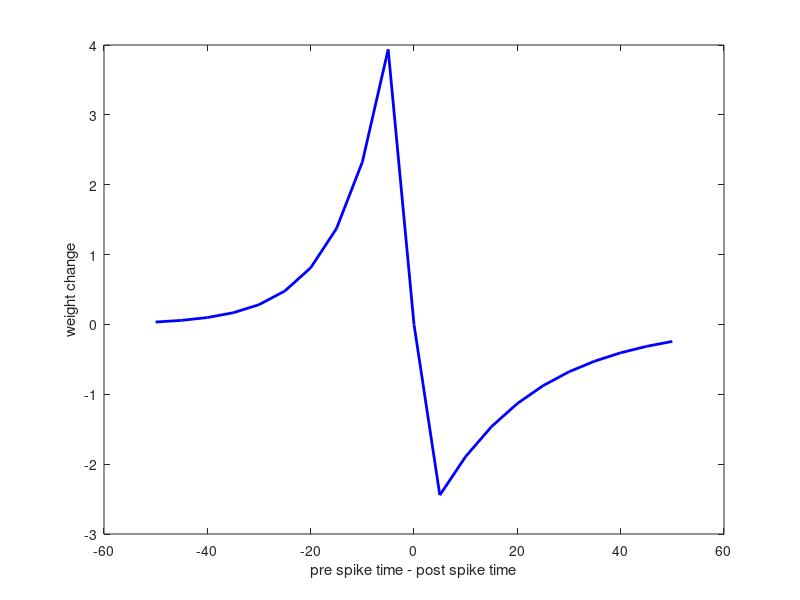

Recreate this plot in MATLAB.
%% STDP:

A_pos = 1; % positive gain
A_neg = 1; % negative gain
tau_pos = 10; % positive time constant (ms)
tau_neg = 20; % negative time constant (ms)
dt = 1; % time step (ms)
simulations = 60; % number of simulations
rep = 1000; % time between simulations (ms)
lag_range = -50:5:50; % range of time lags for simulation (ms)

dw_range = zeros(1,length(lag_range)); % to save weight changes
count = 0;

for lag = lag_range
    T =  rep*(simulations-1)+2*abs(lag)+1;
    pre_spikes = zeros(1,T);
    post_spikes = zeros(1,T);
    pre_spikes(lag+abs(lag)+1:rep:lag+abs(lag)+T) = 1; 
    post_spikes(abs(lag)+1:rep:T+abs(lag)) = 1; 
    x = zeros(1,T);
    y = zeros(1,T);
    count = count + 1;
    dw = 0;
    for t = 1:T
        x(t+1) = x(t) + dt/tau_pos*(-x(t) + pre_spikes(t));
        y(t+1) = y(t) + dt/tau_neg*(-y(t) + post_spikes(t)); 
        dw = dw + dt*(A_pos*x(t)*post_spikes(t) - ...
            A_neg*y(t)*pre_spikes(t));
    end
    dw_range(count) = dw;
end

figure;
plot(lag_range,dw_range,'b','LineWidth',2)
xlabel('pre spike time - post spike time')
ylabel('weight change')
    